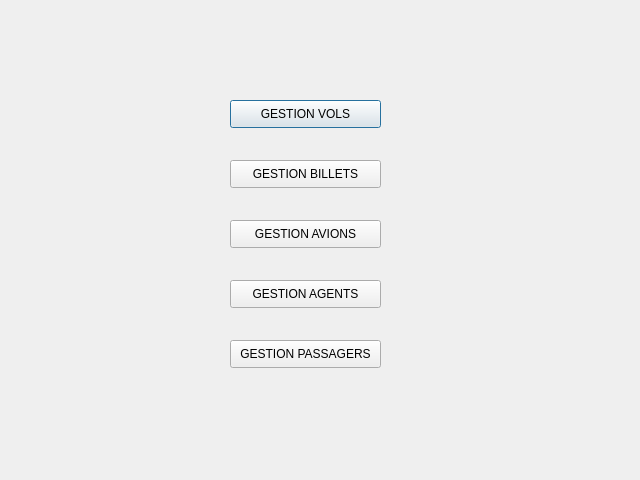
<?xml version="1.0" encoding="UTF-8"?>
<ui version="4.0">
 <class>interface_principale1</class>
 <widget class="QDialog" name="interface_principale1">
  <property name="geometry">
   <rect>
    <x>0</x>
    <y>0</y>
    <width>640</width>
    <height>480</height>
   </rect>
  </property>
  <property name="windowTitle">
   <string>Dialog</string>
  </property>
  <widget class="QPushButton" name="pushButton">
   <property name="geometry">
    <rect>
     <x>230</x>
     <y>100</y>
     <width>151</width>
     <height>28</height>
    </rect>
   </property>
   <property name="text">
    <string>GESTION VOLS</string>
   </property>
  </widget>
  <widget class="QPushButton" name="pushButton_2">
   <property name="geometry">
    <rect>
     <x>230</x>
     <y>160</y>
     <width>151</width>
     <height>28</height>
    </rect>
   </property>
   <property name="text">
    <string>GESTION BILLETS</string>
   </property>
  </widget>
  <widget class="QPushButton" name="pushButton_3">
   <property name="geometry">
    <rect>
     <x>230</x>
     <y>220</y>
     <width>151</width>
     <height>28</height>
    </rect>
   </property>
   <property name="text">
    <string>GESTION AVIONS</string>
   </property>
  </widget>
  <widget class="QPushButton" name="pushButton_4">
   <property name="geometry">
    <rect>
     <x>230</x>
     <y>280</y>
     <width>151</width>
     <height>28</height>
    </rect>
   </property>
   <property name="text">
    <string>GESTION AGENTS</string>
   </property>
  </widget>
  <widget class="QPushButton" name="pushButton_5">
   <property name="geometry">
    <rect>
     <x>230</x>
     <y>340</y>
     <width>151</width>
     <height>28</height>
    </rect>
   </property>
   <property name="text">
    <string>GESTION PASSAGERS</string>
   </property>
  </widget>
 </widget>
 <resources/>
 <connections/>
</ui>
